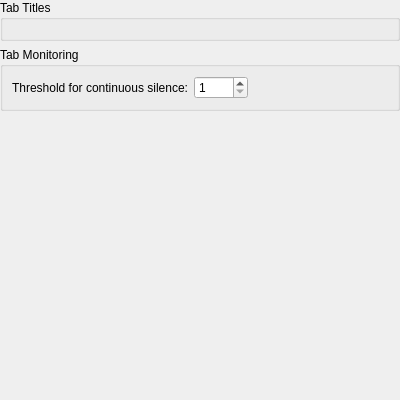
<?xml version="1.0" encoding="UTF-8"?>
<ui version="4.0">
 <author>
  SPDX-FileCopyrightText: none
  SPDX-License-Identifier: GPL-3.0-or-later
 </author>
 <class>EditProfileTabsPage</class>
 <widget class="QWidget" name="EditProfileTabsPage">
  <property name="geometry">
   <rect>
    <x>0</x>
    <y>0</y>
    <width>400</width>
    <height>400</height>
   </rect>
  </property>
  <property name="sizePolicy">
   <sizepolicy hsizetype="Preferred" vsizetype="Preferred">
    <horstretch>0</horstretch>
    <verstretch>0</verstretch>
   </sizepolicy>
  </property>
  <layout class="QVBoxLayout" stretch="0,1">
   <property name="spacing">
    <number>0</number>
   </property>
   <property name="leftMargin">
    <number>0</number>
   </property>
   <property name="topMargin">
    <number>0</number>
   </property>
   <property name="rightMargin">
    <number>0</number>
   </property>
   <property name="bottomMargin">
    <number>0</number>
   </property>
   <item>
    <layout class="QVBoxLayout" name="verticalLayout">
     <property name="spacing">
      <number>6</number>
     </property>
     <item>
      <widget class="QGroupBox" name="groupBox_5">
       <property name="title">
        <string>Tab Titles</string>
       </property>
       <layout class="QVBoxLayout">
        <item>
         <widget class="Konsole::RenameTabWidget" name="renameTabWidget" native="true">
          <property name="sizePolicy">
           <sizepolicy hsizetype="Expanding" vsizetype="Preferred">
            <horstretch>0</horstretch>
            <verstretch>0</verstretch>
           </sizepolicy>
          </property>
         </widget>
        </item>
       </layout>
      </widget>
     </item>
     <item>
      <widget class="QGroupBox" name="tabMonitoringGroup">
       <property name="title">
        <string>Tab Monitoring</string>
       </property>
       <layout class="QGridLayout">
        <item row="0" column="0" alignment="Qt::AlignRight">
         <widget class="QLabel" name="silenceSecondsLabel">
          <property name="sizePolicy">
           <sizepolicy hsizetype="Fixed" vsizetype="Preferred">
            <horstretch>0</horstretch>
            <verstretch>0</verstretch>
           </sizepolicy>
          </property>
          <property name="text">
           <string>Threshold for continuous silence:</string>
          </property>
          <property name="alignment">
           <set>Qt::AlignRight|Qt::AlignTrailing|Qt::AlignVCenter</set>
          </property>
          <property name="buddy">
           <cstring>silenceSecondsSpinner</cstring>
          </property>
         </widget>
        </item>
        <item row="0" column="1">
         <widget class="KPluralHandlingSpinBox" name="silenceSecondsSpinner">
          <property name="toolTip">
           <string>The threshold for continuous silence to be detected by Konsole</string>
          </property>
          <property name="minimum">
           <number>1</number>
          </property>
          <property name="maximum">
           <number>3600</number>
          </property>
         </widget>
        </item>
        <item row="0" column="2">
         <spacer>
          <property name="orientation">
           <enum>Qt::Horizontal</enum>
          </property>
          <property name="sizeHint" stdset="0">
           <size>
            <width>0</width>
            <height>20</height>
           </size>
          </property>
         </spacer>
        </item>
       </layout>
      </widget>
     </item>
    </layout>
   </item>
   <item>
    <spacer>
     <property name="orientation">
      <enum>Qt::Vertical</enum>
     </property>
     <property name="sizeType">
      <enum>QSizePolicy::Expanding</enum>
     </property>
     <property name="sizeHint" stdset="0">
      <size>
       <width>20</width>
       <height>0</height>
      </size>
     </property>
    </spacer>
   </item>
  </layout>
 </widget>
 <customwidgets>
  <customwidget>
   <class>Konsole::RenameTabWidget</class>
   <extends>QWidget</extends>
   <header>widgets/RenameTabWidget.h</header>
  </customwidget>
  <customwidget>
   <class>KPluralHandlingSpinBox</class>
   <extends>QSpinBox</extends>
   <header>KPluralHandlingSpinBox</header>
  </customwidget>
 </customwidgets>
 <resources/>
 <connections/>
</ui>
